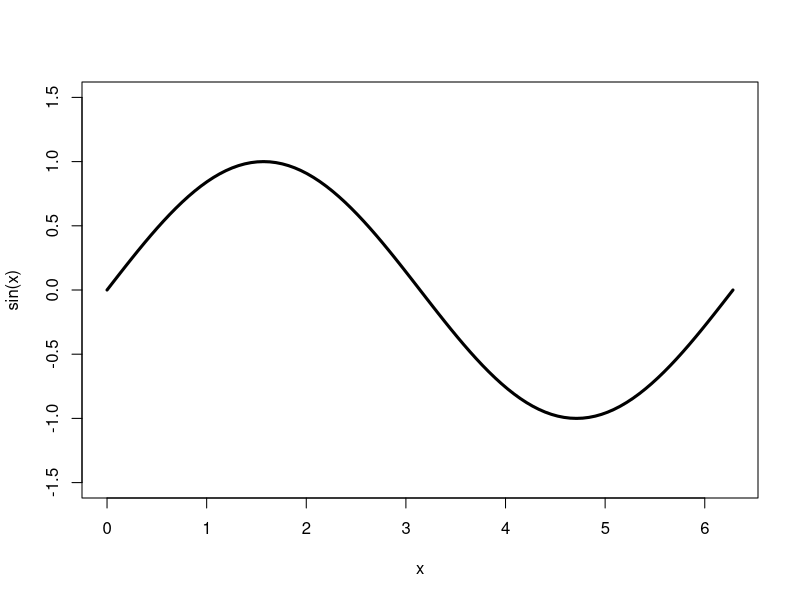

Generate this figure with R: (Note: this script raises an error after producing the figure.)
## ---- chunk 1
library(mvtnorm)

# goal
curve(sin(x), from = 0, to = 2*pi, lwd = 3, ylim = c(-1.5, 1.5))

# prior
N <- 50
grid <- matrix(seq(0, 2*pi, length.out = N), nrow = N)
Kff <- covMatrix(X = grid, sig2 = 1, l = 1)
prior.draws <- rmvnorm(5, mean = rep(0, N), sigma = Kff)

for (i in 1:nrow(prior.draws)) {
  points(x = grid, y = prior.draws[i,], type = "l", col = "gray")
}

# observations
x <- 0:6
x <- matrix(x, nrow = length(x))
y <- sin(x)
points(x = x, y = y, pch = 16, col = "green", cex = 3)

Kfy.joint <- covMatrix(X = rbind(grid, x), sig2 = 1, l = 1)
Kyy <- covMatrix(X = x, sig2 = 1, l = 1)
Kfy <- Kfy.joint[1:N, (N+1):ncol(Kfy.joint)]

# posterior
post.mean <- Kfy %*% solve(Kyy) %*% (y - 0)
points(x = grid, y = post.mean, type = "l", col = "purple", lwd = 2)

post.covar <- Kff - Kfy %*% solve(Kyy) %*% t(Kfy)
posterior.draws <- rmvnorm(5, mean = post.mean, sigma = post.covar)

for (i in 1:nrow(posterior.draws)) {
  points(x = grid, y = posterior.draws[i,], type = "l", col = "pink", lwd = 2)
}

points(x = x, y = y, pch = 16, col = "green", cex = 3)

# predictive distribution
xstar <- c(0.5, 1.5, 3.5, 4.5, 5.5, 2*pi)
xstar <- matrix(xstar, nrow = length(xstar))
points(x = xstar, y = sin(xstar), pch = 16, col = "red")
Kystary.full <- covMatrix(X = rbind(xstar, x), sig2 = 1, l = 1)
Kystary <- Kystary.full[1:length(xstar), (length(xstar) + 1):ncol(Kystary.full)]
Kystarystar <- covMatrix(X = xstar, sig2 = 1, l = 1)

pred.mean <- Kystary %*% solve(Kyy) %*% (y - 0)
points(x = xstar, y = pred.mean, col = "red", cex = 2)

pred.covar <- Kystarystar - Kystary %*% solve(Kyy) %*% t(Kystary)
pred.draws <- rmvnorm(5, mean = pred.mean, sigma = pred.covar)

for (i in 1:nrow(pred.draws)) {
  points(x = xstar, y = pred.draws[i,], col = "red")
}

# note predictictions have wider uncertainty than the posterior

points(x = grid, y = post.mean, type = "l", col = "purple", lwd = 2)
points(x = x, y = y, pch = 16, col = "green", cex = 3)
## ---- chunk 2




